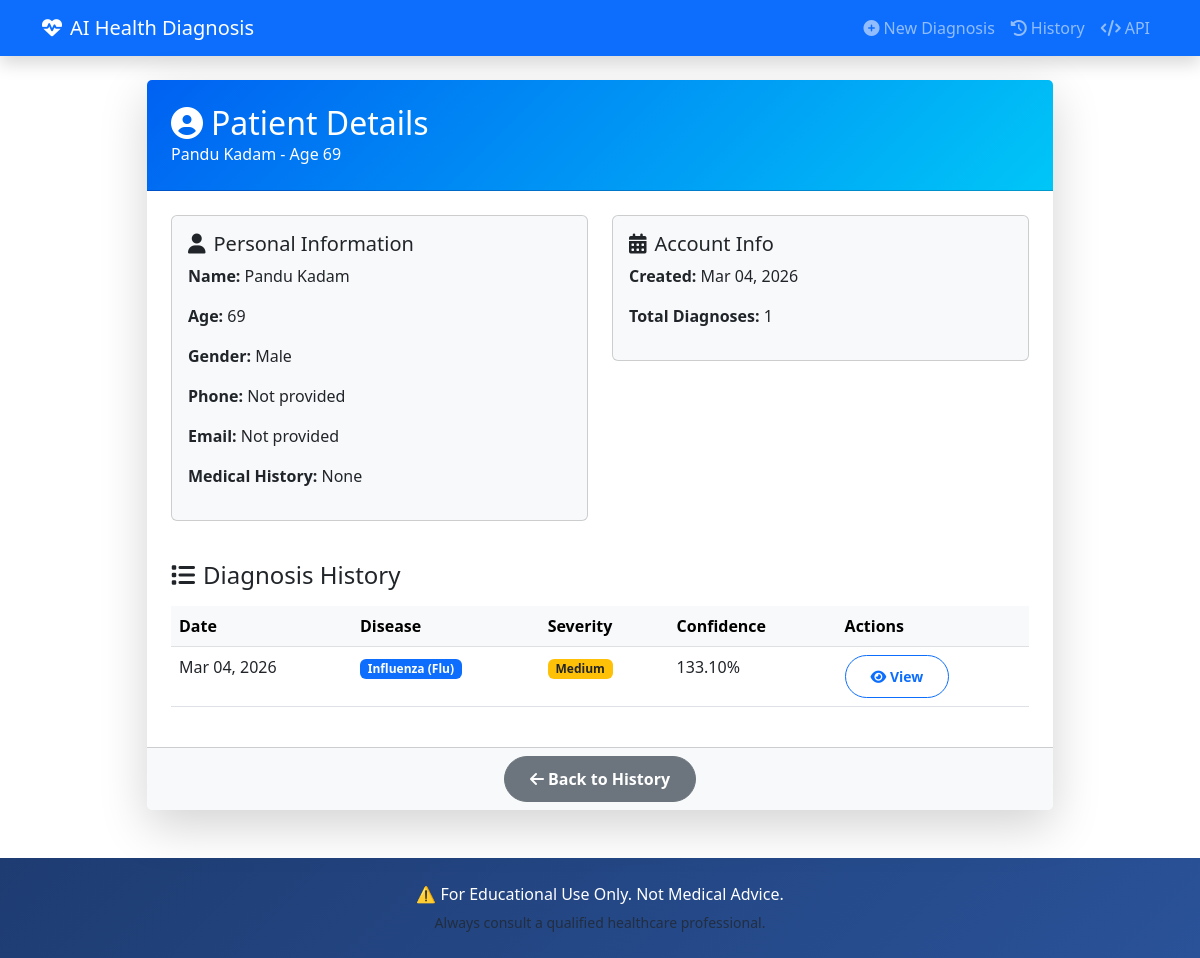
The page /patient/2/ on the database its author committed.
### diagnosis_app/models.py (models this page shows, shortened)
class Patient(models.Model):
    name = models.CharField(max_length=100)
    age = models.IntegerField()
    gender = models.CharField(max_length=10, choices=[
        ('Male', 'Male'),
        ('Female', 'Female'),
        ('Other', 'Other')
    ])
    phone = models.CharField(max_length=15, blank=True)
    email = models.EmailField(blank=True)
    medical_history = models.TextField(blank=True)
    created_at = models.DateTimeField(auto_now_add=True)
    class Meta:
        ordering = ['-created_at']

class DiagnosisRecord(models.Model):
    patient = models.ForeignKey(
        Patient,
        on_delete=models.CASCADE,
        related_name='diagnoses'
    )
    symptoms = models.TextField()
    test_results = models.TextField(blank=True)
    predicted_diseases = models.JSONField()
    primary_disease = models.CharField(max_length=100)
    severity = models.CharField(max_length=20)
    urgency = models.CharField(max_length=20)
    recommended_cure = models.TextField()
    confidence_score = models.DecimalField(max_digits=5, decimal_places=2)
    ai_version = models.CharField(max_length=20, default="v2.0")
    created_at = models.DateTimeField(auto_now_add=True)
    updated_at = models.DateTimeField(auto_now=True)
    class Meta:
        ordering = ['-created_at']

### diagnosis_app/views.py (the view)
# urls.py: path('patient/<int:patient_id>/', views.patient_detail, name='patient_detail'),
def patient_detail(request, patient_id):
    patient = get_object_or_404(Patient, id=patient_id)
    diagnoses = patient.diagnoses.all()
    return render(request, 'diagnosis_app/patient_detail.html', {
        'patient': patient,
        'diagnoses': diagnoses
    })

### diagnosis_app/templates/diagnosis_app/patient_detail.html
{% extends 'diagnosis_app/base.html' %}
{% load static %}
{% block content %}
<div class="container mt-4">
    <div class="row justify-content-center">
        <div class="col-lg-10">
            <div class="card shadow-lg border-0">
                <div class="card-header bg-gradient-primary text-white p-4">
                    <h2 class="mb-0"><i class="fas fa-user-circle me-2"></i>Patient Details</h2>
                    <p class="mb-0">{{ patient.name }} - Age {{ patient.age }}</p>
                </div>
                <div class="card-body p-4">
                    <div class="row">
                        <div class="col-md-6 mb-3">
                            <div class="card bg-light">
                                <div class="card-body">
                                    <h5 class="card-title"><i class="fas fa-user me-2"></i>Personal Information</h5>
                                    <p><strong>Name:</strong> {{ patient.name }}</p>
                                    <p><strong>Age:</strong> {{ patient.age }}</p>
                                    <p><strong>Gender:</strong> {{ patient.gender }}</p>
                                    <p><strong>Phone:</strong> {{ patient.phone|default:"Not provided" }}</p>
                                    <p><strong>Email:</strong> {{ patient.email|default:"Not provided" }}</p>
                                    <p><strong>Medical History:</strong> {{ patient.medical_history|default:"None" }}</p>
                                </div>
                            </div>
                        </div>
                        <div class="col-md-6 mb-3">
                            <div class="card bg-light">
                                <div class="card-body">
                                    <h5 class="card-title"><i class="fas fa-calendar-alt me-2"></i>Account Info</h5>
                                    <p><strong>Created:</strong> {{ patient.created_at|date:"M d, Y" }}</p>
                                    <p><strong>Total Diagnoses:</strong> {{ diagnoses|length }}</p>
                                </div>
                            </div>
                        </div>
                    </div>
                    <div class="mt-4">
                        <h4 class="mb-3"><i class="fas fa-list me-2"></i>Diagnosis History</h4>
                        <div class="table-responsive">
                            <table class="table table-hover">
                                <thead class="table-light">
                                    <tr>
                                        <th>Date</th>
                                        <th>Disease</th>
                                        <th>Severity</th>
                                        <th>Confidence</th>
                                        <th>Actions</th>
                                    </tr>
                                </thead>
                                <tbody>
                                    {% for diagnosis in diagnoses %}
                                    <tr>
                                        <td>{{ diagnosis.created_at|date:"M d, Y" }}</td>
                                        <td><span class="badge bg-primary">{{ diagnosis.primary_disease }}</span></td>
                                        <td>
                                            {% if diagnosis.severity == 'Low' %}
                                                <span class="badge bg-success">{{ diagnosis.severity }}</span>
                                            {% elif diagnosis.severity == 'Medium' %}
                                                <span class="badge bg-warning text-dark">{{ diagnosis.severity }}</span>
                                            {% elif diagnosis.severity == 'High' %}
                                                <span class="badge bg-danger">{{ diagnosis.severity }}</span>
                                            {% else %}
                                                <span class="badge bg-secondary">{{ diagnosis.severity|default:"Unknown" }}</span>
                                            {% endif %}
                                        </td>
                                        <td>{{ diagnosis.confidence_score }}%</td>
                                        <td>
                                            <a href="{% url 'history' %}" class="btn btn-sm btn-outline-primary">
                                                <i class="fas fa-eye"></i> View
                                            </a>
                                        </td>
                                    </tr>
                                    {% empty %}
                                    <tr>
                                        <td colspan="5" class="text-center text-muted">No diagnosis records found.</td>
                                    </tr>
                                    {% endfor %}
                                </tbody>
                            </table>
                        </div>
                    </div>
                </div>
                <div class="card-footer bg-light text-center">
                    <a href="{% url 'history' %}" class="btn btn-secondary">
                        <i class="fas fa-arrow-left me-1"></i>Back to History
                    </a>
                </div>
            </div>
        </div>
    </div>
</div>
{% endblock %}

### diagnosis_app/static/css/style.css (style rules this page uses)
:root { --primary-color: #0061f2; --secondary-color: #00c6f7; --success-color: #28a745; --warning-color: #ffc107; --danger-color: #dc3545; --info-color: #17a2b8; }
.bg-gradient-primary { background: linear-gradient(135deg, var(--primary-color) 0%, var(--secondary-color) 100%); }
.card { transition: all 0.3s ease; }
.btn { border-radius: 50px; padding: 10px 25px; font-weight: 600; transition: all 0.3s ease; }

### rows shown on the page
Patient: name "Pandu Kadam", age "69", gender "Male", phone "Not provided", email "Not provided", medical_history "None", created_at "Mar 04, 2026"
DiagnosisRecord: created_at "Mar 04, 2026", primary_disease "Influenza (Flu)", severity "Medium", confidence_score "133.10"

### other values the page prints
{{ diagnoses|length }} "1"
